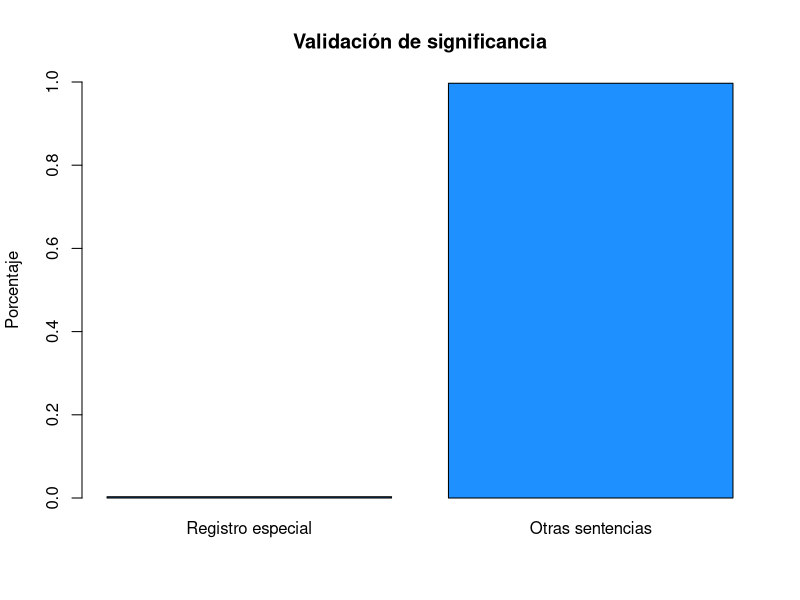
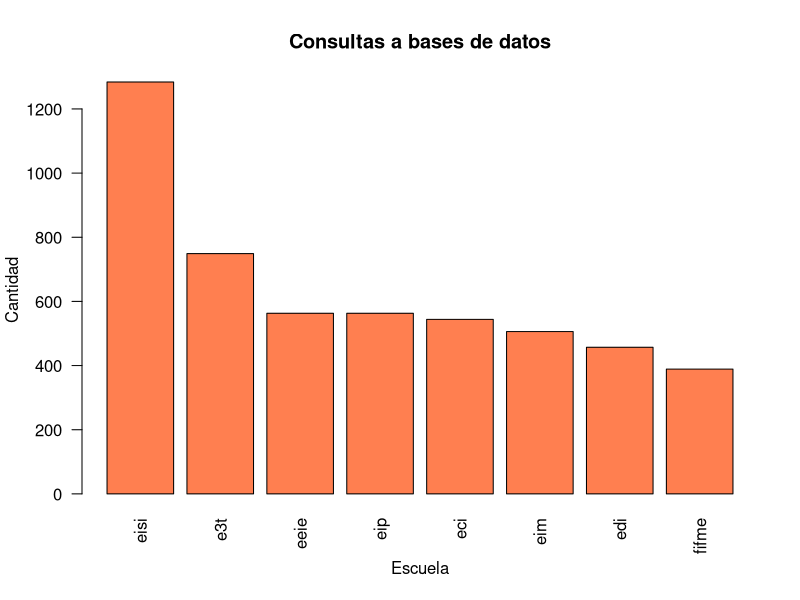
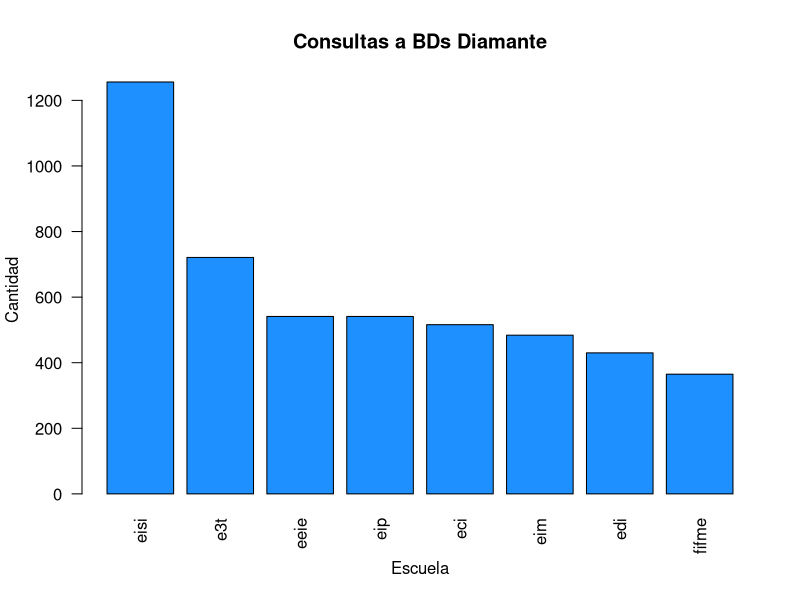
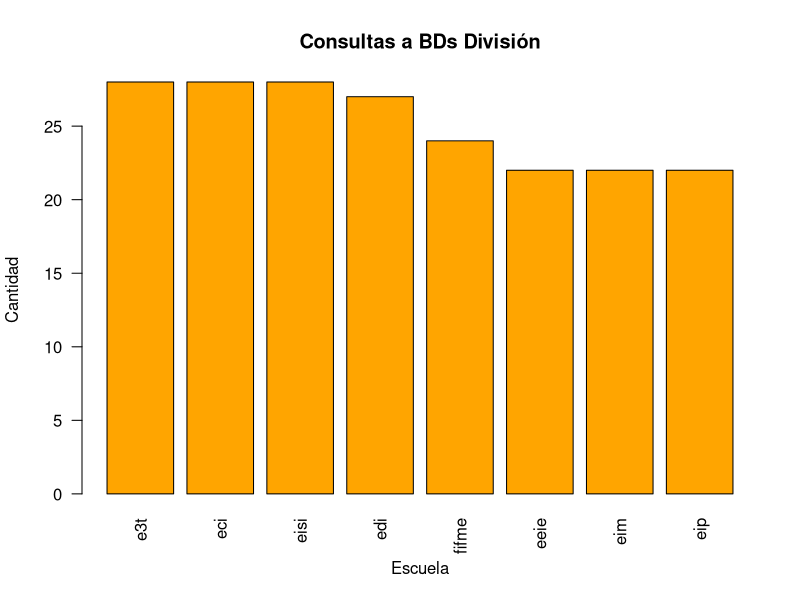
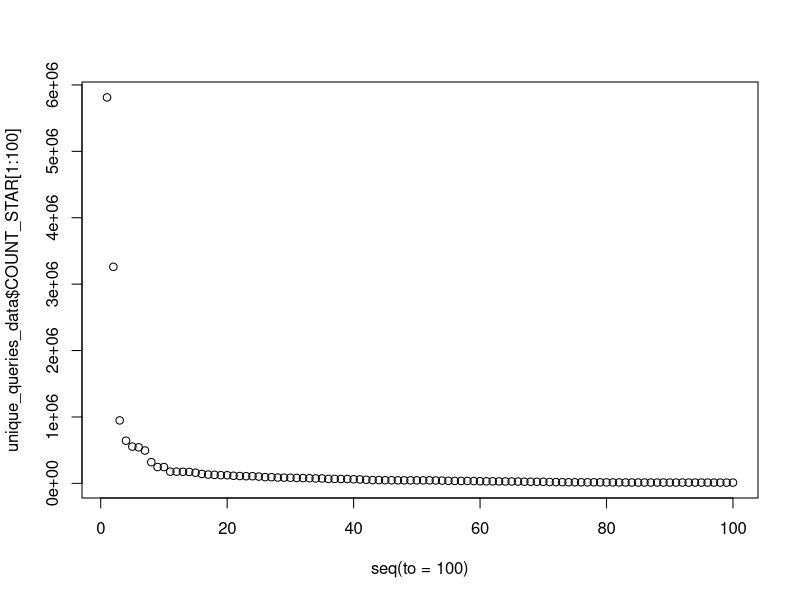
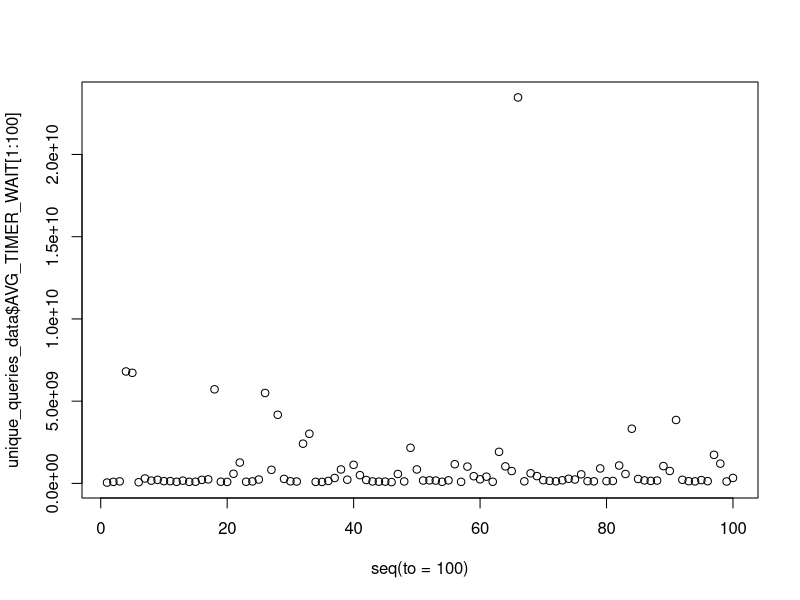
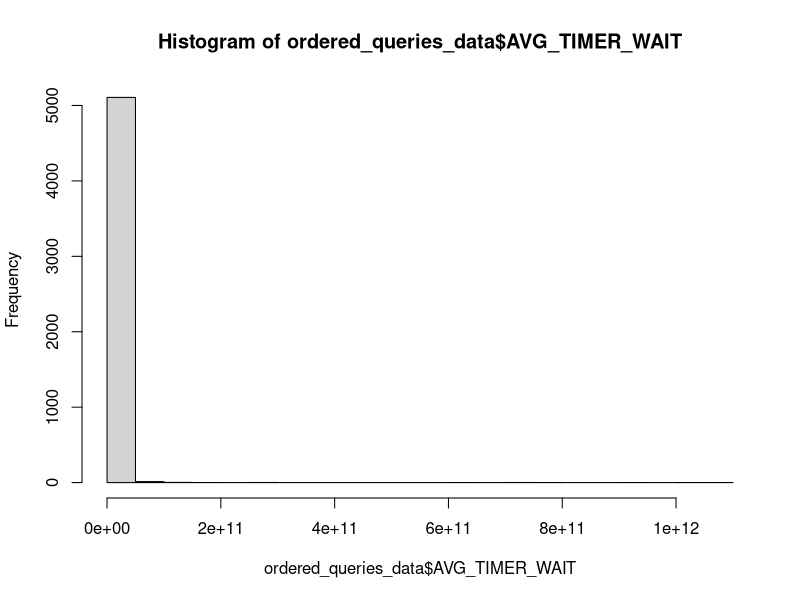
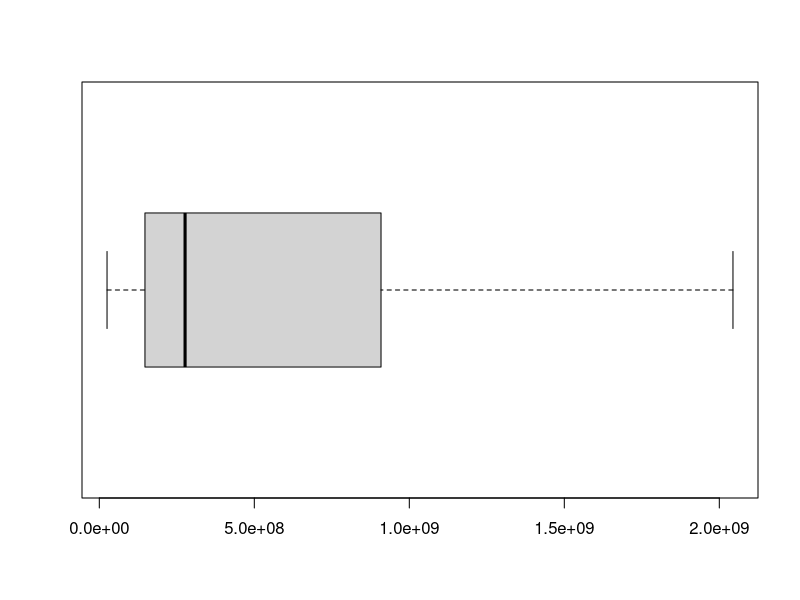

Write the R code that produced these figures, in order.
## ---- chunk 1
knitr::opts_chunk$set(echo = TRUE)
## ---- chunk 2
data_perf_schema <- read.csv(file = "./data/events_statements_summary_by_digest_202412151135.csv")

schema_split <- strsplit(data_perf_schema$SCHEMA_NAME, split = "_")
data_perf_schema$STRUCTURE_BD <- unlist(lapply(schema_split, function(x) { x[1] }))
data_perf_schema <- data_perf_schema[, c("STRUCTURE_BD", setdiff(names(data_perf_schema), "STRUCTURE_BD"))]
data_perf_schema$SCHOOL <- unlist(lapply(schema_split, function(x) { x[2] }))
data_perf_schema <- data_perf_schema[, c("SCHOOL", setdiff(names(data_perf_schema), "SCHOOL"))]
## ---- chunk 3
total_count <- sum(data_perf_schema$COUNT_STAR)
special_row <- subset(data_perf_schema, SCHEMA_NAME == "" & DIGEST == "")
other_statements <- subset(data_perf_schema, DIGEST != "")

row_categories <- matrix(c(special_row$COUNT_STAR, sum(other_statements$COUNT_STAR)) / total_count, 
                         ncol = 2)
colnames(row_categories) <- c("Registro especial", "Otras sentencias")

barplot(row_categories, 
        ylim = c(0, 1), 
        col = c("dodgerblue", "red"), 
        main = "Validación de significancia", 
        ylab = "Porcentaje")
## ---- chunk 4
queries_data <- data_perf_schema[grepl("SELECT", data_perf_schema$DIGEST_TEXT), ]
## ---- chunk 5
diamond_queries <- queries_data[queries_data$STRUCTURE_BD == "diamante", ]
division_queries <- queries_data[queries_data$STRUCTURE_BD == "division", ]

barplot(sort(table(queries_data$SCHOOL), decreasing = TRUE), 
        las = 2, 
        col = "coral", 
        main = "Consultas a bases de datos", 
        xlab = "Escuela", 
        ylab = "Cantidad")
barplot(sort(table(diamond_queries$SCHOOL), decreasing = TRUE), 
        las = 2, 
        col = "dodgerblue", 
        main = "Consultas a BDs Diamante", 
        xlab = "Escuela", 
        ylab = "Cantidad")
barplot(sort(table(division_queries$SCHOOL), decreasing = TRUE), 
        las = 2, 
        col = "orange", 
        main = "Consultas a BDs División", 
        xlab = "Escuela", 
        ylab = "Cantidad")
## ---- chunk 6
ordered_queries_data <- queries_data[order(queries_data$COUNT_STAR, 
                                           queries_data$AVG_TIMER_WAIT, 
                                           decreasing = TRUE), ]
unique_queries_data <- ordered_queries_data[!duplicated(ordered_queries_data$DIGEST), ]
## ---- chunk 7
plot(seq(to = 100), unique_queries_data$COUNT_STAR[1:100])
plot(seq(to = 100), unique_queries_data$AVG_TIMER_WAIT[1:100])

hist(ordered_queries_data$AVG_TIMER_WAIT, 
     breaks = 30)

boxplot(ordered_queries_data$AVG_TIMER_WAIT, 
        outline = FALSE, 
        horizontal = TRUE)
## ---- chunk 8
queries_tbmenu_prod <- read.csv(file = "./data/events_statements_history_long_202412181352.csv")
queries_tbmenu_local <- read.csv(file = "./data/events_statements_history_long_202412181703.csv")
## ---- chunk 9
hist(queries_tbmenu_prod$TIMER_WAIT, 
     breaks = 10)
hist(queries_tbmenu_local$TIMER_WAIT, 
     breaks = 10)
